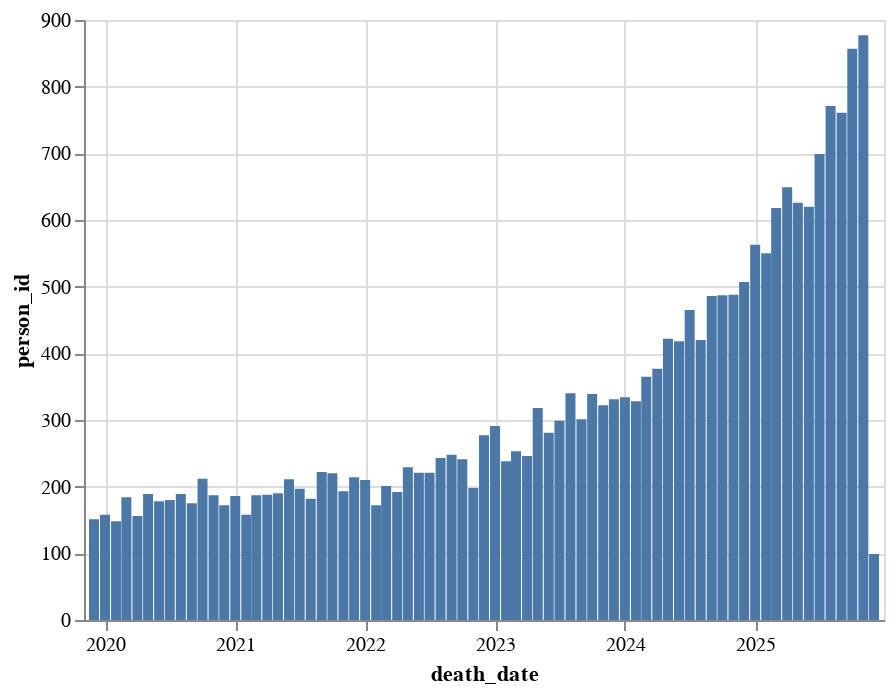

The cell this chart's notebook holds for it:
### Code cell
alt.Chart(death_dates_summary).mark_bar().encode(
    x='death_date:T',
    y='person_id:Q'
)

### Figure 1 — Vega-Lite specification as saved in the notebook (floating-point values rounded to 4 significant figures)
{"config": {"view": {"continuousWidth": 400, "continuousHeight": 300}}, "data": {"name": "data-bf05778265843783f59f5485d3998f25"}, "mark": "bar", "encoding": {"x": {"type": "temporal", "field": "death_date"}, "y": {"type": "quantitative", "field": "person_id"}}, "$schema": "https://vega.github.io/schema/vega-lite/v4.8.1.json", "datasets": {"data-bf05778265843783f59f5485d3998f25": [{"death_date": "2019-12", "person_id": 151}, {"death_date": "2020-01", "person_id": 158}, {"death_date": "2020-02", "person_id": 148}, {"death_date": "2020-03", "person_id": 184}, {"death_date": "2020-04", "person_id": 156}, {"death_date": "2020-05", "person_id": 189}, {"death_date": "2020-06", "person_id": 178}, {"death_date": "2020-07", "person_id": 180}, {"death_date": "2020-08", "person_id": 189}, {"death_date": "2020-09", "person_id": 175}, {"death_date": "2020-10", "person_id": 212}, {"death_date": "2020-11", "person_id": 187}, {"death_date": "2020-12", "person_id": 172}, {"death_date": "2021-01", "person_id": 186}, {"death_date": "2021-02", "person_id": 158}, {"death_date": "2021-03", "person_id": 187}, {"death_date": "2021-04", "person_id": 188}, {"death_date": "2021-05", "person_id": 190}, {"death_date": "2021-06", "person_id": 211}, {"death_date": "2021-07", "person_id": 197}, {"death_date": "2021-08", "person_id": 182}, {"death_date": "2021-09", "person_id": 222}, {"death_date": "2021-10", "person_id": 220}, {"death_date": "2021-11", "person_id": 193}, {"death_date": "2021-12", "person_id": 214}, {"death_date": "2022-01", "person_id": 210}, {"death_date": "2022-02", "person_id": 172}, {"death_date": "2022-03", "person_id": 201}, {"death_date": "2022-04", "person_id": 192}, {"death_date": "2022-05", "person_id": 229}, {"death_date": "2022-06", "person_id": 221}, {"death_date": "2022-07", "person_id": 221}, {"death_date": "2022-08", "person_id": 243}, {"death_date": "2022-09", "person_id": 248}, {"death_date": "2022-10", "person_id": 241}, {"death_date": "2022-11", "person_id": 198}, {"death_date": "2022-12", "person_id": 277}, {"death_date": "2023-01", "person_id": 291}, {"death_date": "2023-02", "person_id": 238}, {"death_date": "2023-03", "person_id": 253}, {"death_date": "2023-04", "person_id": 246}, {"death_date": "2023-05", "person_id": 318}, {"death_date": "2023-06", "person_id": 281}, {"death_date": "2023-07", "person_id": 299}, {"death_date": "2023-08", "person_id": 340}, {"death_date": "2023-09", "person_id": 301}, {"death_date": "2023-10", "person_id": 339}, {"death_date": "2023-11", "person_id": 322}, {"death_date": "2023-12", "person_id": 331}, {"death_date": "2024-01", "person_id": 334}, {"death_date": "2024-02", "person_id": 328}, {"death_date": "2024-03", "person_id": 365}, {"death_date": "2024-04", "person_id": 377}, {"death_date": "2024-05", "person_id": 422}, {"death_date": "2024-06", "person_id": 418}, {"death_date": "2024-07", "person_id": 465}, {"death_date": "2024-08", "person_id": 420}, {"death_date": "2024-09", "person_id": 486}, {"death_date": "2024-10", "person_id": 487}, {"death_date": "2024-11", "person_id": 488}, {"death_date": "2024-12", "person_id": 507}, {"death_date": "2025-01", "person_id": 563}, {"death_date": "2025-02", "person_id": 550}, {"death_date": "2025-03", "person_id": 618}, {"death_date": "2025-04", "person_id": 649}, {"death_date": "2025-05", "person_id": 626}, {"death_date": "2025-06", "person_id": 620}, {"death_date": "2025-07", "person_id": 699}, {"death_date": "2025-08", "person_id": 771}, {"death_date": "2025-09", "person_id": 761}, {"death_date": "2025-10", "person_id": 857}, {"death_date": "2025-11", "person_id": 877}, {"death_date": "2025-12", "person_id": 99}]}}
